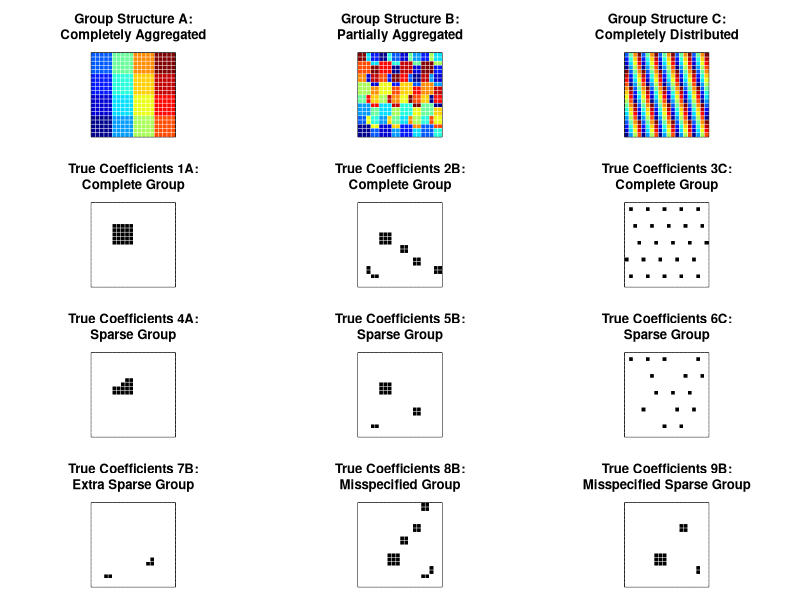

Here is the R script that generated this plot:
####################################################################
# Fused Sparse Group Lasso Simulation Study
# Make Figure 1: Group Structures and True Coefficients
####################################################################
# This script is used to report simulation methods
# reported in the manuscript
# "Incorporating Prior Information with Fused Sparse Group Lasso:
# Application to Prediction of Clinical Measures from Neuroimages"
### INPUTS: 
# none
### OUTPUTS:
# pdf figure 'GroupStructTrueCoef.pdf'
####################################################################

library(fields) # for tim.colors() to make rainbow
# set the working directory (where figure will be saved)
# setwd()

########################################
# 9 scenarios:
# 1A. completely aggregated
# 2B. partially aggregated
# 3C. completely distributed
# 4A. sparse group completely aggregated
# 5B. sparse group parially aggregated
# 6C. sparse group completely distributed
# 7B. partially aggregated extra sparse
# 8B. partially aggregated misspecified
# 9B. partially aggregated misspecified sparse
########################################

########################################
# SET SOME SIMULATION PARAMETERS
########################################
# number of subjects
n <- 50
# 20*20 grid = 400 pixels
# dim 1 is number of rows of image
dim1 <- 20
# dim 2 is number of columns of image
dim2 <- 20
p <- dim1*dim2

######################################################
# DEFINE GROUP STRUCTURES
# 16 groups of 25 pixels
######################################################
########################################
### GROUP STRUCTURE A: Completely Aggregated
# 16 groups of 5*5 blocks
########################################
GroupsA <- c(rep(c(rep(1, 5), rep(2, 5), rep(3, 5), rep(4, 5)), 5),
             rep(c(rep(1, 5), rep(2, 5), rep(3, 5), rep(4, 5)), 5) + 4,
             rep(c(rep(1, 5), rep(2, 5), rep(3, 5), rep(4, 5)), 5) + 8,
             rep(c(rep(1, 5), rep(2, 5), rep(3, 5), rep(4, 5)), 5) + 12)
########################################
### GROUP STRUCTURE B: Partially Aggregated
# 16 groups (1) 3*3 + (3) 2*2 + (2) 1*2 blocks
########################################
numbers <- cbind(1:16, c(4:16, 1:3), c(7:16, 1:6), c(10:16, 1:9))
numbers.list <- apply(numbers, 1, list)
# function to create subblock (5*5 square)
subblock <- function(x){
  x <- unlist(x)
  data <- c(rep(c(rep(x[1], 3), rep(x[2], 2)), 2), rep(x[1], 3), rep(x[4], 2), rep(c(rep(x[2], 2), x[4], rep(x[3], 2)), 2))
  return(matrix(data, nrow=5, byrow=TRUE))
}
# create subblocks
subblocks <- lapply(numbers.list, subblock)
# combine subblocks in rows
row1 <- cbind(subblocks[[1]], subblocks[[2]], subblocks[[3]], subblocks[[4]])
row2 <- cbind(subblocks[[5]], subblocks[[6]], subblocks[[7]], subblocks[[8]])
row3 <- cbind(subblocks[[9]], subblocks[[10]], subblocks[[11]], subblocks[[12]])
row4 <- cbind(subblocks[[13]], subblocks[[14]], subblocks[[15]], subblocks[[16]])
GroupsB <- as.vector(rbind(row1, row2, row3, row4))
# remove stuff we don't need
rm('row1', 'row2', 'row3', 'row4', 'numbers', 'numbers.list', 'subblocks')
########################################
#### GROUP STRUCTURE C: Completely Distributed
# 16 groups distributed in 1*1 blocks
########################################
GroupsC <- c(rep(1:16, 25))
########################################
# OPTIONAL STEP: Visualize the groups
########################################
# image.plot(matrix(GroupsA, nrow=20, byrow=TRUE), main='Group Structure')

######################################################
# DEFINE TRUE COEFFICIENTS
######################################################
# set coefficient magnitude
beta.value <- 3  
########################################
### GROUP STRUCTURE A: Completely Aggregated
# 16 groups of 5*5 blocks
########################################
### TRUE COEFFICIENTS 1A: Complete Group
trueBetas1A <- as.numeric(GroupsA == 7)*beta.value
### TRUE COEFFICIENTS 4A: Sparse Group 
trueBetas4A <- as.numeric(GroupsA == 7)*beta.value
trueBetas4A[c(113, 114, 115, 133, 134, 135, 154, 155, 175, 195)] <- 0
########################################
### GROUP STRUCTURE B: Partially Aggregated
# 16 groups (1) 3*3 + (3) 2*2 + (2) 1*2 blocks
########################################
### TRUE COEFFICIENTS 2B: Complete Group
trueBetas2B <- as.numeric(GroupsB == 10)*beta.value
### TRUE COEFFICIENTS 5B: Sparse Group
trueBetas5B <- as.numeric(GroupsB == 10)*beta.value
trueBetas5B[c(44, 45, 209, 210, 229, 230, 364, 365, 384, 385)] <- 0
### TRUE COEFFICIENTS 7B: Extra Sparse Group 
trueBetas7B <- as.numeric(GroupsB == 10)*beta.value
trueBetas7B[c(44, 45, 111, 112, 113, 131, 132, 133, 151, 152, 153, 209, 210, 229, 230, 267, 364, 365, 384, 385)] <- 0
### TRUE COEFFICIENTS 8B: Misspecified Group 
trueBetas8B <- as.numeric(GroupsB == 10)*beta.value
rotate <- function(x) t(apply(x, 2, rev))
trueBetas8B <- as.vector(rotate(matrix(trueBetas8B, nrow=20)))
### TRUE COEFFICIENTS 9B: Misspecified Sparse Group 
trueBetas9B <- as.numeric(GroupsB == 10)*beta.value
trueBetas9B[c(44, 45, 209, 210, 229, 230, 364, 365, 384, 385)] <- 0
rotate <- function(x) t(apply(x, 2, rev))
trueBetas9B <- as.vector(rotate(matrix(trueBetas9B, nrow=20)))
########################################
#### GROUP STRUCTURE C: Completely Distributed
# 16 groups distributed in 1*1 blocks
########################################
### TRUE COEFFICIENTS 3C: Complete Group
trueBetas3C <- as.numeric(GroupsC == 7)*beta.value
### TRUE COEFFICIENTS 6C: Sparse Group
trueBetas6C <- as.numeric(GroupsC == 7)*beta.value
set.seed(1)
trueBetas6C[which(trueBetas6C == 3)[sample(1:25, 10)]] <- 0
########################################
# OPTIONAL STEP: Visualize the true coefficients
########################################
# image.plot(matrix(trueBetas1A, nrow=20, byrow=TRUE), main='True Coefficients')


####################################################################
# MAKE FIGURE: GROUP STRUCTURES  
# AND TRUE COEFFICIENTS
####################################################################
pdf('GroupStructTrueCoef.pdf', width=6, height=10, title='FSGLasso Simulation Group Structure and True Coefficients')
# plot group structures
par(mfrow=c(4, 3), mar=c(1, 1, 4, 1), pty='s')
# ROW 1 Group structures
image(matrix(GroupsA, nrow=20, byrow=TRUE), main='Group Structure A:\nCompletely Aggregated', yaxt='n', xaxt='n', col=tim.colors(16))
grid(20, 20, lty=1, col='white', lwd=0.5)
image(matrix(GroupsB, nrow=20, byrow=TRUE), main='Group Structure B:\nPartially Aggregated', yaxt='n', xaxt='n', col=tim.colors(16))
grid(20, 20, lty=1, col='white', lwd=0.5)
image(matrix(GroupsC, nrow=20, byrow=TRUE), main='Group Structure C:\nCompletely Distributed', yaxt='n', xaxt='n', col=tim.colors(16))
grid(20, 20, lty=1, col='white', lwd=0.5)
# ROW 2 True coefficients complete groups
image(matrix(trueBetas1A, nrow=20, byrow=TRUE), main='True Coefficients 1A:\nComplete Group', yaxt='n', xaxt='n', col=c('white', 'black'))
grid(20, 20, lty=1, col='white', lwd=0.5)
image(matrix(trueBetas2B, nrow=20, byrow=TRUE), main='True Coefficients 2B:\nComplete Group', yaxt='n', xaxt='n', col=c('white', 'black'))
grid(20, 20, lty=1, col='white', lwd=0.5)
image(matrix(trueBetas3C, nrow=20, byrow=TRUE), main='True Coefficients 3C:\nComplete Group', yaxt='n', xaxt='n', col=c('white', 'black'))
grid(20, 20, lty=1, col='white', lwd=0.5)
# ROW 3 True coefficients sparse groups
image(matrix(trueBetas4A, nrow=20, byrow=TRUE), main='True Coefficients 4A:\nSparse Group', yaxt='n', xaxt='n', col=c('white', 'black'))
grid(20, 20, lty=1, col='white', lwd=0.5)
image(matrix(trueBetas5B, nrow=20, byrow=TRUE), main='True Coefficients 5B:\nSparse Group', yaxt='n', xaxt='n', col=c('white', 'black'))
grid(20, 20, lty=1, col='white', lwd=0.5)
image(matrix(trueBetas6C, nrow=20, byrow=TRUE), main='True Coefficients 6C:\nSparse Group', yaxt='n', xaxt='n', col=c('white', 'black'))
grid(20, 20, lty=1, col='white', lwd=0.5)
# ROW 4 True coefficients additional
image(matrix(trueBetas7B, nrow=20, byrow=TRUE), main='True Coefficients 7B:\nExtra Sparse Group', yaxt='n', xaxt='n', col=c('white', 'black'))
grid(20, 20, lty=1, col='white', lwd=0.5)
image(matrix(trueBetas8B, nrow=20, byrow=TRUE), main='True Coefficients 8B:\nMisspecified Group', yaxt='n', xaxt='n', col=c('white', 'black'))
grid(20, 20, lty=1, col='white', lwd=0.5)
image(matrix(trueBetas9B, nrow=20, byrow=TRUE), main='True Coefficients 9B:\nMisspecified Sparse Group', yaxt='n', xaxt='n', col=c('white', 'black'))
grid(20, 20, lty=1, col='white', lwd=0.5)
dev.off()
